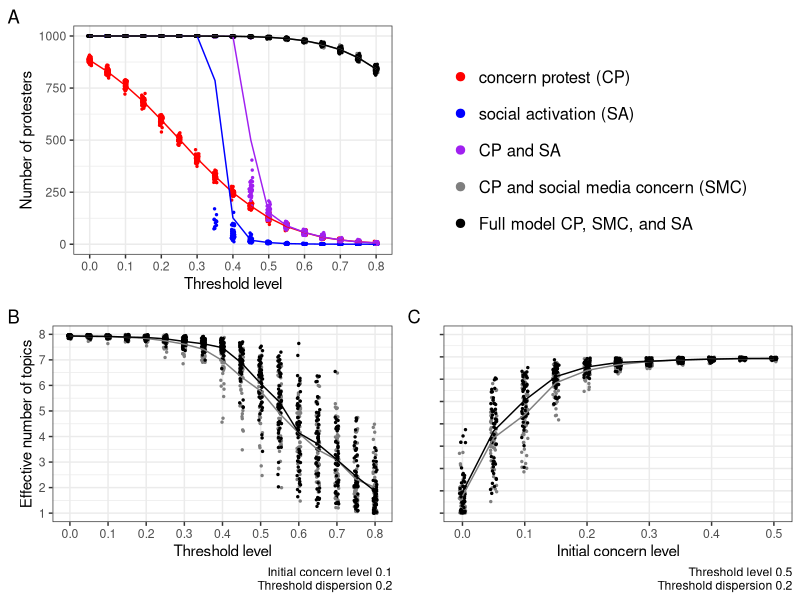
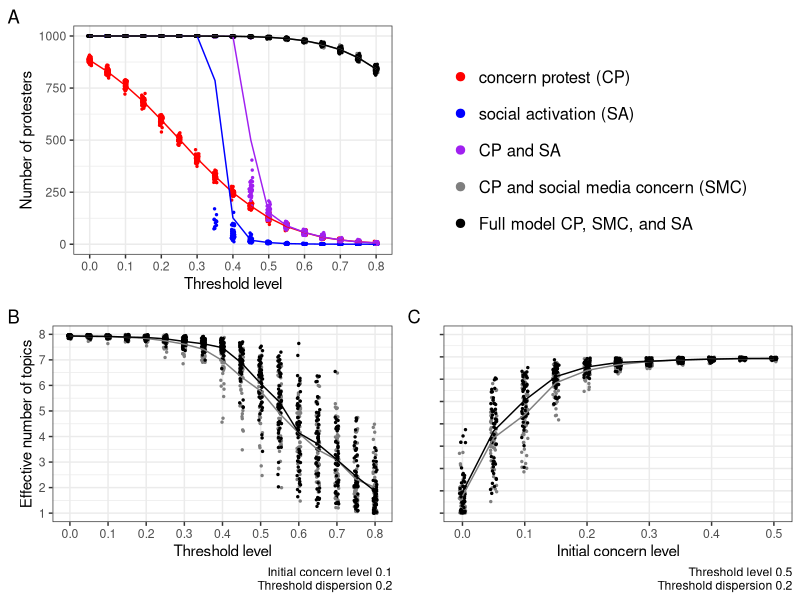

Generate these figures, in order, with R:
library(tidyverse)
library(grid)
library(gridExtra)
library(ggpubr)

d1 <- read_csv("data/ProtestFate Net 5 5, TopConcern 9 10, 0.1 X 0.2 protest-mechanisms-table.csv", skip = 6, 
               col_types = cols(
                 .default = col_double(), `protest-mechanisms` = col_character(),`friends-network` = col_character(),
                 `keep-network` = col_logical(), `size-as` = col_character(), `show-links` = col_logical(),
                 `eff-num-topics` = col_double(), `randomSeed?` = col_logical())) %>% 
  select(-`used-random-seed`,-randomSeed,-`randomSeed?`, -`friends-network`, -`size-as`) %>% 
  mutate(`eff-num-topics` = replace(`eff-num-topics`,`eff-num-topics`==9, NA)) %>% 
  rename(social_protesters = `count turtles with [protest-status = \"social\"]`, 
         concern_protesters = `count turtles with [protest-status = \"concern\"]`) %>% 
  mutate(all_protesters = social_protesters + concern_protesters,
         `protest-mechanisms` = factor(`protest-mechanisms`, 
                                       levels = c("cp","sa", "cp-sa", "cp-smc","cp-smc-sa"),
                                       labels = c("concern protest (CP)", "social activation (SA)", "CP and SA",
                                                  "CP and social media concern (SMC)", "Full model CP, SMC, and SA")))
d2 <- read_csv("data/ProtestFate Net 5 5, TopConcern 9 10, X 0.5 0.2 protest-mechanisms-table.csv", 
               skip = 6, 
               col_types = cols(.default = col_double(),`protest-mechanisms` = col_character(),
                                `friends-network` = col_character(),`keep-network` = col_logical(),
                                `size-as` = col_character(),`show-links` = col_logical(),
                                `eff-num-topics` = col_double(),`randomSeed?` = col_logical())) %>% 
  select(-`used-random-seed`,-randomSeed,-`randomSeed?`, -`friends-network`, -`size-as`) %>% 
  mutate(`eff-num-topics` = replace(`eff-num-topics`,`eff-num-topics`==9, NA)) %>% 
  rename(social_protesters = `count turtles with [protest-status = \"social\"]`, 
         concern_protesters = `count turtles with [protest-status = \"concern\"]`) %>% 
  mutate(all_protesters = social_protesters + concern_protesters,
         `protest-mechanisms` = factor(`protest-mechanisms`, 
                                       levels = c("cp","sa", "cp-sa", "cp-smc","cp-smc-sa"),
                                       labels = c("concern protest (CP)", "social activation (SA)", "CP and SA",
                                                  "CP and social media concern (SMC)", "Full model CP, SA, and SMC")))

ini <- 0.1; dis <- 0.2; th <- 0.5; 
g1 <- d1 %>% 
  filter(`initial-concern-level`==ini, `threshold-dispersion`==dis, `threshold-level`<=0.8) %>% 
  ggplot(aes(color = factor(`protest-mechanisms`), y = all_protesters, x = `threshold-level`)) +
  geom_jitter(size = 0.5, width = 0.005, height = 0) + stat_summary(fun.y=mean, geom="line") +
  # stat_function(fun = function(x) 1000*(1 - pnorm(- (1 - x), sd=dis)), 
  # color = "black", linetype="dotted") + 
  ylim(0,1000) + labs(x = "Threshold level", y = "Number of protesters", tag="A") +
  scale_x_continuous(minor_breaks = seq(0,1,0.1), breaks = seq(0,0.8,0.1)) +
  scale_color_manual(values = c("red","blue","purple","gray50","black")) +
  theme_bw() + guides(color=FALSE) + theme()
g2 <- d1 %>% 
  filter(`protest-mechanisms` %in% c("CP and social media concern (SMC)", 
                                     "Full model CP, SMC, and SA"), `threshold-level`<=0.8) %>% 
  filter(`initial-concern-level`==ini, `threshold-dispersion`==dis) %>% 
  ggplot(aes(color = factor(`protest-mechanisms`), y = `eff-num-topics`, x = `threshold-level`)) +
  geom_jitter(size = 0.5, width = 0.005, height = 0) + stat_summary(fun.y=mean, geom="line") +
  labs(x = "Threshold level", y = "Effective number of topics", 
       caption = paste0("Initial concern level ", ini, "\nThreshold dispersion ", dis), tag="B") +
  scale_x_continuous(minor_breaks = seq(0,1,0.1), breaks = seq(0,0.8,0.1)) +
  scale_y_continuous(breaks=1:9) +
  scale_color_manual(values = c("gray50","black")) +
  theme_bw() + theme(legend.position = "bottom") + guides(color=F)
g3 <- d2 %>% 
  filter(`protest-mechanisms` %in% c("CP and social media concern (SMC)", 
                                     "Full model CP, SA, and SMC"), `initial-concern-level`<= 0.5) %>% 
  filter(`threshold-level`==th, `threshold-dispersion`==dis) %>% 
  ggplot(aes(color = factor(`protest-mechanisms`), y = `eff-num-topics`, x = `initial-concern-level`)) +
  geom_jitter(size = 0.5, width = 0.005, height = 0) + stat_summary(fun.y=mean, geom="line") + 
  labs(caption = paste0("Threshold level ", th, "\nThreshold dispersion ", dis), 
       x = "Initial concern level", y = "", tag="C") +
  scale_x_continuous(minor_breaks = seq(0,1,0.1), breaks = seq(0,0.5,0.1)) +
  scale_y_continuous(limits=c(1,9),breaks=1:9) +
  scale_color_manual(values = c("gray50","black")) +
  theme_bw() + theme(legend.position = "bottom", axis.text.y = element_blank()) + guides(color=FALSE)
leg <- legendGrob(labels=c("concern protest (CP)", "social activation (SA)", "CP and SA",
                           "CP and social media concern (SMC)", "Full model CP, SMC, and SA"),
                  pch=20, gp = gpar(col = c("red","blue","purple","gray50","black")))

ggarrange(g1, leg, g2, g3)
ggsave("Fig7.png", scale = 1.5, dpi = 300)